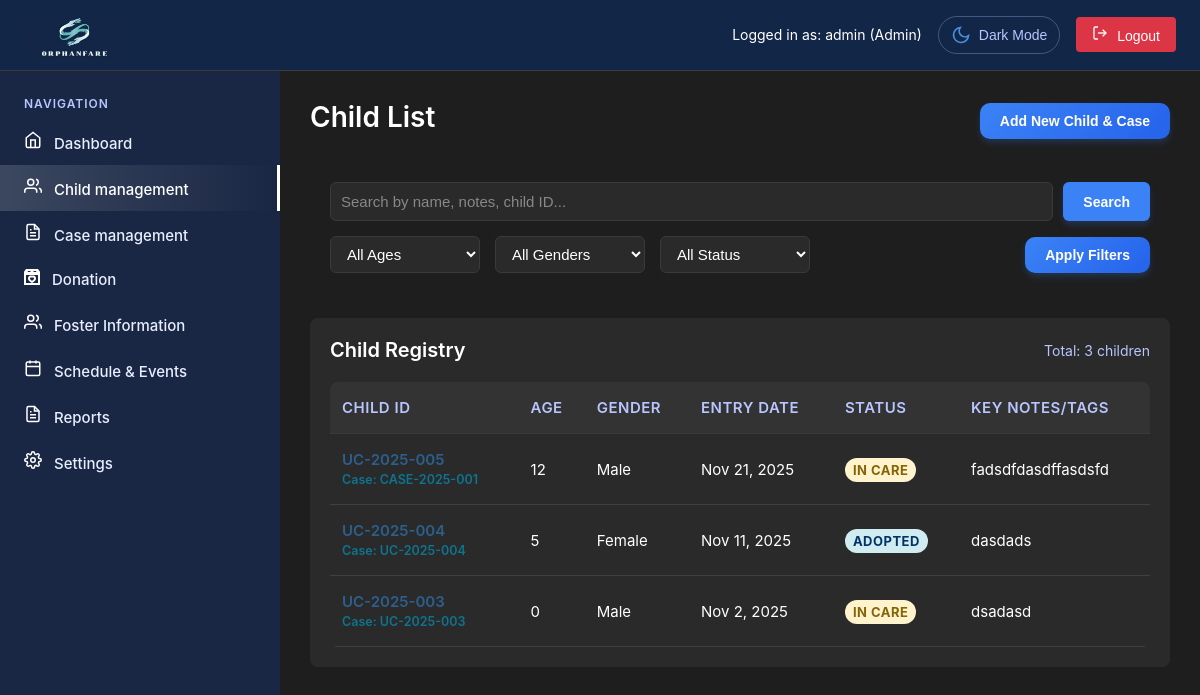
The app's page /admin/child-management.php (signed in) with its own data.
### tables this page shows
CREATE TABLE `users` (
  `id` int(11) NOT NULL,
  `username` varchar(50) NOT NULL,
  `email` varchar(100) NOT NULL,
  `password` varchar(255) NOT NULL,
  `role` enum('super_admin','admin','user','Social Worker','Social Welfare Assistant') DEFAULT 'user',
  `status` enum('active','inactive','pending') DEFAULT 'pending',
  `created_at` timestamp NOT NULL DEFAULT current_timestamp(),
  `updated_at` timestamp NOT NULL DEFAULT current_timestamp() ON UPDATE current_timestamp(),
  `two_factor_secret` varchar(32) DEFAULT NULL,
  `two_factor_enabled` tinyint(1) DEFAULT 0,
  `two_factor_verified` tinyint(1) DEFAULT 0,
  `two_factor_backup_codes` text DEFAULT NULL,
  `last_login` timestamp NULL DEFAULT NULL,
  `last_password_change` timestamp NOT NULL DEFAULT current_timestamp(),
  `failed_attempts` int(11) DEFAULT 0,
  `account_locked` tinyint(1) DEFAULT 0,
  `is_active` tinyint(1) DEFAULT 1
);

CREATE TABLE `children` (
  `id` int(11) NOT NULL,
  `child_id` varchar(20) NOT NULL,
  `name` varchar(100) NOT NULL,
  `age` int(11) NOT NULL,
  `gender` enum('Male','Female') NOT NULL,
  `date_of_birth` date DEFAULT NULL,
  `entry_date` date NOT NULL,
  `status` enum('Adoptable','Adopted','In Care','Reintegrated') DEFAULT 'In Care',
  `address` text DEFAULT NULL,
  `civil_status` varchar(50) DEFAULT NULL,
  `birth_place` varchar(255) DEFAULT NULL,
  `educational_attainment` varchar(100) DEFAULT NULL,
  `occupation` varchar(100) DEFAULT NULL,
  `monthly_income` varchar(50) DEFAULT NULL,
  `religion` varchar(100) DEFAULT NULL,
  `family_composition` text DEFAULT NULL,
  `problem_presented` text DEFAULT NULL,
  `assessment_recommendation` text DEFAULT NULL,
  `health_status` varchar(100) DEFAULT 'Good',
  `allergies` text DEFAULT NULL,
  `emergency_contact` varchar(100) DEFAULT NULL,
  `contact_phone` varchar(20) DEFAULT NULL,
  `problem_description` text DEFAULT NULL,
  `notes` text DEFAULT NULL,
  `photo_path` varchar(255) DEFAULT NULL,
  `created_at` timestamp NOT NULL DEFAULT current_timestamp(),
  `updated_at` timestamp NOT NULL DEFAULT current_timestamp() ON UPDATE current_timestamp(),
  `linked_case_id` varchar(20) DEFAULT NULL,
  `created_by` int(11) DEFAULT NULL,
  `cf_educational_level` varchar(100) DEFAULT NULL,
  `cf_religion` varchar(50) DEFAULT NULL,
  `cf_special_needs` text DEFAULT NULL,
  `cf_hobbies` text DEFAULT NULL,
  `cf_school_name` varchar(255) DEFAULT NULL,
  `cf_grade_level` varchar(50) DEFAULT NULL,
  `cf_favorite_color` varchar(255) DEFAULT NULL,
  `cf_medical_history` varchar(255) DEFAULT NULL,
  `cf_time_gold` date DEFAULT NULL,
  `cf_radio_buttons` varchar(255) DEFAULT NULL,
  `cf_favorite_anime` varchar(255) DEFAULT NULL,
  `cf_favorite_hobbies` varchar(255) DEFAULT NULL
);

### admin/includes/auth.php (called while the page is built, shortened)
<?php
function getCurrentUser() {
    return [
        'id' => $_SESSION['user_id'] ?? 1,
        'username' => $_SESSION['username'] ?? 'Admin',
        'email' => $_SESSION['email'] ?? 'admin@orphanfare.com',
        'role' => $_SESSION['role'] ?? 'admin'
    ];
}
function formatDate($date) {
    return date('M j, Y', strtotime($date));
}
?>

### admin/includes/permissions.php (called while the page is built, shortened)
<?php
class PermissionManager {
    private $conn;
    private $role;
    private $is_pdo = false;
    public function __construct($conn, $role, $user_id) {
        $this->conn = $conn;
        $this->role = $role;
        $this->is_pdo = $conn instanceof PDO;
    }
    public function hasPermission($module, $action) {
        if ($this->is_pdo) {
            $sql = "SELECT can_view, can_edit, can_delete, can_create
                    FROM permissions
                    WHERE role = ? AND module = ?";
            $stmt = $this->conn->prepare($sql);
            $stmt->execute([$this->role, $module]);
            $permission = $stmt->fetch(PDO::FETCH_ASSOC);
        }
        if ($permission) {
            switch ($action) {
                case 'view': return (bool)$permission['can_view'];
                case 'edit': return (bool)$permission['can_edit'];
                case 'delete': return (bool)$permission['can_delete'];
                case 'create': return (bool)$permission['can_create'];
            }
        }
        return false;
    }
}
function showMenuItem($permissionManager, $module) {
    return $permissionManager->hasPermission($module, 'view');
}
?>

### admin/child-management.php (the view, shortened to what this page needs)
<?php
require_once 'includes/header.php';
function getStatusBadgeClass($status) {
    switch ($status) {
        case 'Adopted': return 'status-approved';
        case 'In Care': return 'status-progress';
    }
}
$whereClause = "WHERE 1=1";
$params = [];
$children = [];
try {
    $stmt = $pdo->prepare("SELECT * FROM children $whereClause ORDER BY created_at DESC");
    $stmt->execute($params);
    $children = $stmt->fetchAll();
} catch (Exception $e) {
    $children = [];
}
$totalChildren = count($children);
$canCreate = $permissionManager->hasPermission('child_management', 'create');
$canEdit = $permissionManager->hasPermission('child_management', 'edit');
?>
<main class="main-content">
    <div class="page-header">
        <h1 class="page-title">Child List
        </h1>
        <?php if ($canCreate): ?>
            <button class="btn btn-primary" onclick="window.location.href='unified-registration.php'">Add New Child & Case</button>
        <?php else: ?>
            <button class="btn btn-secondary" disabled title="No permission to create children">Add New Child & Case</button>
        <?php endif; ?>
    </div>
    <form method="GET" class="search-filters-container">
        <div class="search-section">
            <input type="text" class="search-input" name="search" placeholder="Search by name, notes, child ID..."
                value="<?php echo htmlspecialchars($_GET['search'] ?? ''); ?>">
            <button type="submit" class="search-btn">Search</button>
        </div>
        <div class="filters-section">
            <div class="filter-group">
                <select class="filter-select" name="age_filter">
                    <option value="">All Ages</option>
                </select>
            </div>
            <div class="filter-group">
                <select class="filter-select" name="gender_filter">
                    <option value="">All Genders</option>
                </select>
            </div>
            <div class="filter-group">
                <select class="filter-select" name="status_filter">
                    <option value="">All Status</option>
                </select>
            </div>
            <div class="filter-actions">
                <button type="submit" class="btn btn-primary">Apply Filters</button>
            </div>
        </div>
    </form>
    <div class="registry-section">
        <div class="registry-header">
            <h2 class="registry-title">Child Registry</h2>
            <span class="total-count">Total: <?php echo $totalChildren; ?> children</span>
        </div>
        <table class="foster-table">
            <thead>
                <tr>
                    <th>Child ID</th>
                    <th>Age</th>
                    <th>Gender</th>
                    <th>Entry Date</th>
                    <th>Status</th>
                    <th>Key Notes/Tags</th>
                </tr>
            </thead>
            <tbody>
                <?php foreach ($children as $child): ?>
                <tr>
                    <td class="foster-id clickable-id"
                        <?php if ($canEdit): ?>onclick="showChildDetails('<?php echo htmlspecialchars($child['child_id']); ?>')" style="cursor: pointer; color: #2d5f8d;"<?php else: ?>style="cursor: not-allowed; color: #cccccc;"<?php endif; ?>>
                        <?php echo htmlspecialchars($child['child_id']); ?>
                        <?php if ($child['linked_case_id']): ?>
                        <br><small style="color: #0E7490;">Case: <?php echo htmlspecialchars($child['linked_case_id']); ?></small>
                        <?php endif; ?>
                    </td>
                    <td><?php echo htmlspecialchars($child['age']); ?></td>
                    <td><?php echo htmlspecialchars($child['gender']); ?></td>
                    <td><?php echo formatDate($child['entry_date'] ?? $child['created_at']); ?></td>
                    <td><span class="status-badge <?php echo getStatusBadgeClass($child['status']); ?>">
                        <?php echo htmlspecialchars($child['status']); ?>
                    </span></td>
                    <td class="notes-cell"><?php echo htmlspecialchars($child['notes'] ?? 'No notes'); ?></td>
                </tr>
                <?php endforeach; ?>
            </tbody>
        </table>
    </div>
</main>
<?php require_once 'includes/footer.php'; ?>

### admin/includes/header.php (shortened to what this page needs)
<?php
require_once '../config/database.php';
require_once 'auth.php';
$currentUser = getCurrentUser();
try {
    $stmt = $pdo->prepare("SELECT role FROM users WHERE id = ?");
    $stmt->execute([$currentUser['id']]);
    $dbUser = $stmt->fetch(PDO::FETCH_ASSOC);
    if ($dbUser && $dbUser['role']) {
        $currentUser = getCurrentUser();
    }
} catch (Exception $e) {
}
require_once 'permissions.php';
$permissionManager = new PermissionManager($pdo, $currentUser['role'], $currentUser['id']);
?>
<!DOCTYPE html>
<html lang="en">
<head>
    <link rel="stylesheet" href="../css/common.css">
    <link rel="stylesheet" href="../css/admin.css">
</head>
<body>
    <div class="dashboard-container">
        <div class="top-header">
            <img src="../img/logo-system.jpg" alt="Orphanfare Logo" class="logo-image">
            <div class="user-info">
                <span class="user-status">Logged in as: <?php echo htmlspecialchars($currentUser['username'] ?? 'Admin'); ?> (<?php
                    $roleDisplay = match($currentUser['role']) {
                        'super_admin' => 'Super Admin',
                        'admin' => 'Admin',
                        'Social Worker' => 'Social Worker',
                        'Social Welfare Assistant' => 'Social Welfare Assistant',
                        default => ucfirst($currentUser['role'])
                    };
                    echo htmlspecialchars($roleDisplay);
                ?>)</span>
                <button id="themeToggle" class="theme-toggle">
                    <span class="theme-icon">
                        <svg width="20" height="20" viewBox="0 0 24 24" fill="none" stroke="#4a90e2" stroke-width="2" class="moon-icon">
                            <path d="M21 12.79A9 9 0 1 1 11.21 3 7 7 0 0 0 21 12.79z"/>
                        </svg>
                    </span>
                    <span class="text">Dark Mode</span>
                </button>
                <button class="logout-btn" onclick="logout()">
                    <svg width="16" height="16" viewBox="0 0 24 24" fill="none" stroke="currentColor" stroke-width="2" style="margin-right: 5px;">
                        <path d="M9 21H5a2 2 0 0 1-2-2V5a2 2 0 0 1 2-2h4"/>
                        <polyline points="16 17 21 12 16 7"/>
                        <line x1="21" y1="12" x2="9" y2="12"/>
                    </svg>
                    Logout
                </button>
            </div>
        </div>
        <div class="sidebar">
            <div class="nav-section">
                <div class="nav-title">NAVIGATION</div>
                <?php if (showMenuItem($permissionManager, 'dashboard')): ?>
                    <a href="dashboard.php" class="nav-item <?php echo basename($_SERVER['PHP_SELF']) == 'dashboard.php' ? 'active' : ''; ?>">
                        <svg width="18" height="18" viewBox="0 0 24 24" fill="none" stroke="white" stroke-width="2" style="margin-right: 8px;">
                            <path d="m3 9 9-7 9 7v11a2 2 0 0 1-2 2H5a2 2 0 0 1-2-2z"/>
                            <polyline points="9 22 9 12 15 12 15 22"/>
                        </svg>
                        Dashboard
                    </a>
                <?php endif; ?>
                <?php if (showMenuItem($permissionManager, 'child_management')): ?>
                    <a href="child-management.php" class="nav-item <?php echo basename($_SERVER['PHP_SELF']) == 'child-management.php' ? 'active' : ''; ?>">
                        <svg width="18" height="18" viewBox="0 0 24 24" fill="none" stroke="white" stroke-width="2" style="margin-right: 8px;">
                            <path d="M17 21v-2a4 4 0 0 0-4-4H5a4 4 0 0 0-4 4v2"/>
                            <circle cx="9" cy="7" r="4"/>
                            <path d="M23 21v-2a4 4 0 0 0-3-3.87"/>
                            <path d="M16 3.13a4 4 0 0 1 0 7.75"/>
                        </svg>
                        Child management
                    </a>
                <?php endif; ?>
                <?php if (showMenuItem($permissionManager, 'case_management')): ?>
                    <a href="case-management.php" class="nav-item <?php echo basename($_SERVER['PHP_SELF']) == 'case-management.php' ? 'active' : ''; ?>">
                        Case management
                    </a>
                <?php endif; ?>
                <?php if (showMenuItem($permissionManager, 'donation')): ?>
                    <a href="donation.php" class="nav-item <?php echo basename($_SERVER['PHP_SELF']) == 'donation.php' ? 'active' : ''; ?>">
                        Donation
                    </a>
                <?php endif; ?>
                <?php if (showMenuItem($permissionManager, 'foster_info')): ?>
                    <a href="foster-info.php" class="nav-item <?php echo basename($_SERVER['PHP_SELF']) == 'foster-info.php' ? 'active' : ''; ?>">
                        <svg width="18" height="18" viewBox="0 0 24 24" fill="none" stroke="white" stroke-width="2" style="margin-right: 8px;">
                            <path d="M17 21v-2a4 4 0 0 0-4-4H5a4 4 0 0 0-4 4v2"/>
                            <circle cx="9" cy="7" r="4"/>
                            <path d="M23 21v-2a4 4 0 0 0-3-3.87"/>
                            <path d="M16 3.13a4 4 0 0 1 0 7.75"/>
                        </svg>
                        Foster Information
                    </a>
                <?php endif; ?>
                <?php if (showMenuItem($permissionManager, 'schedule')): ?>
                    <a href="schedule.php" class="nav-item <?php echo basename($_SERVER['PHP_SELF']) == 'schedule.php' ? 'active' : ''; ?>">
                        <svg width="18" height="18" viewBox="0 0 24 24" fill="none" stroke="white" stroke-width="2" style="margin-right: 8px;">
                            <rect x="3" y="4" width="18" height="18" rx="2" ry="2"/>
                            <line x1="16" y1="2" x2="16" y2="6"/>
                            <line x1="8" y1="2" x2="8" y2="6"/>
                            <line x1="3" y1="10" x2="21" y2="10"/>
                        </svg>
                        Schedule & Events
                    </a>
                <?php endif; ?>
                <?php if (showMenuItem($permissionManager, 'reports')): ?>
                    <a href="reports.php" class="nav-item <?php echo basename($_SERVER['PHP_SELF']) == 'reports.php' ? 'active' : ''; ?>">
                        Reports
                    </a>
                <?php endif; ?>
                <?php if (showMenuItem($permissionManager, 'settings')): ?>
                    <a href="settings.php" class="nav-item <?php echo basename($_SERVER['PHP_SELF']) == 'settings.php' ? 'active' : ''; ?>">
                        Settings
                    </a>
                <?php endif; ?>
            </div>
        </div>

### records on screen
users: role "admin", role "Admin"
children: child "UC-2025-005", linked_case "CASE-2025-001", age "12", gender "Male", entry_date "Nov 21, 2025", status "IN CARE", notes "fadsdfdasdffasdsfd"
children: child "UC-2025-004", linked_case "UC-2025-004", age "5", gender "Female", entry_date "Nov 11, 2025", status "ADOPTED", notes "dasdads"
children: child "UC-2025-003", linked_case "UC-2025-003", age "0", gender "Male", entry_date "Nov 2, 2025", status "IN CARE", notes "dsadasd"

### other values on screen
$totalChildren "3"
